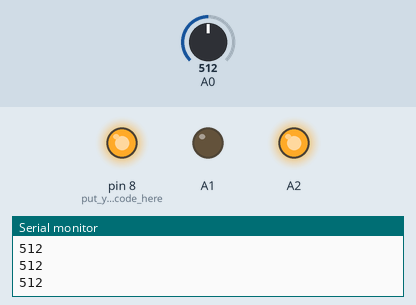
This sketch was run on a simulated Arduino Uno, built with avr-gcc and run on an emulated ATmega328P. On the bench: output pins drawn as LEDs (lit = HIGH), the last lines printed to the serial monitor. The test bench sets the inputs (shaded band); at power-on: A0 = 512.

Above: at 1.2 s.
1.3 s: A0 set to 492
At 2.4 s:
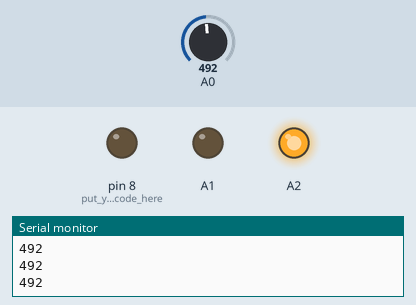
2.8 s: A0 set to 510
At 3.7 s:
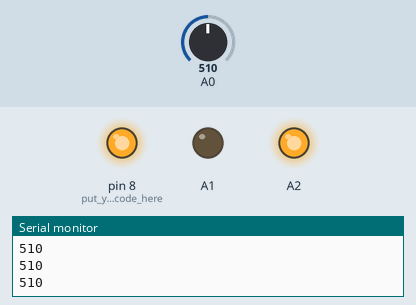
4.3 s: A0 set to 490
At 4.8 s:
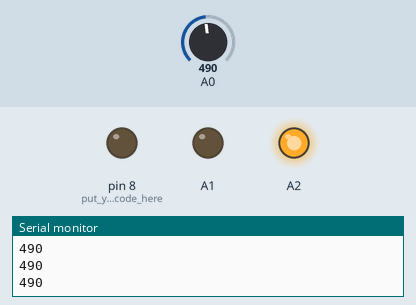
Timing chart, 0 to 7.3 s (numbered marks = the images above; inputs shaded):
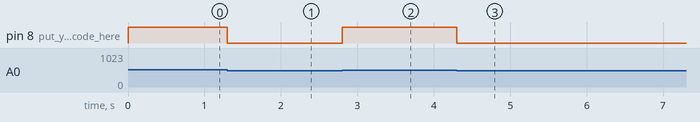

The sketch:

ir.ino
```cpp
void setup() {
pinMode(A0,INPUT);
pinMode(A1,OUTPUT);
pinMode(A2,OUTPUT);
pinMode(8,OUTPUT);// put your setup code here, to run once:
digitalWrite(A2,HIGH);
digitalWrite(A1,LOW);
Serial.begin(9600);
}

void loop() {
                                                                                                            // put your main code here, to run repeatedly:
Serial.println(analogRead(A0));
//delay(1000);
if(analogRead(A0)>500)
digitalWrite(8,HIGH);
else
digitalWrite(8,LOW);


}
```

Measured:
- the behaviour switches between 501 and 500 on A0 (found by bisection; images 0 and 1)
- after the input at 1.3 s, pin 8 (put_your_setup_code_here): HIGH → LOW at once
- after the input at 2.8 s, pin 8 (put_your_setup_code_here): LOW → HIGH at once
- after the input at 4.3 s, pin 8 (put_your_setup_code_here): HIGH → LOW at once
